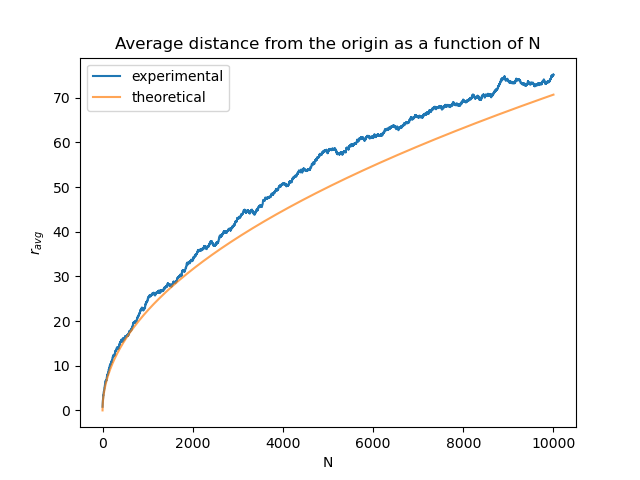

Write Python code to recreate this figure.
""" From "COMPUTATIONAL PHYSICS", 3rd Ed, Enlarged Python eTextBook  
    by RH Landau, MJ Paez, and CC Bordeianu
    Copyright Wiley-VCH Verlag GmbH & Co. KGaA, Berlin;  Copyright R Landau,
    Oregon State Unv, MJ Paez, Univ Antioquia, C Bordeianu, Univ Bucharest, 2015.
    Support by National Science Foundation
    
    Adapted by Lev Kaplan 2019"""  

# Walk.py  Random walk in 2 dimensions
    
from pylab import *
from random import *

seed(None)                  # Seed generator, None => use system clock
nwalks = 100   # of walks (trials)
nsteps = 10000   # of stepsfor each walk

ravg=zeros(nsteps)
ravgt=zeros(nsteps)

for w in range(0,nwalks):   # iterate over trials
    x=0; y=0   # Start at origin

    for i in range(0, nsteps):
        x += (random() - 0.5)*2.                        # -1 =< dx =< 1
        y += (random() - 0.5)*2.                        # -1 =< dy =< 1
        r = sqrt(x*x+y*y)   # distance after i steps
        ravg[i] += r     # compute average distance after i steps

        ravgt[i] += sqrt(i)/sqrt(2)

ravg = ravg / nwalks
ravgt = ravgt / nwalks

plot(ravg, label='experimental')
plot(ravgt, label='theoretical', alpha=0.7)
legend()
title('Average distance from the origin as a function of N')
xlabel('N')
ylabel(r'$r_{avg}$')
#show()
savefig('04_04.png')